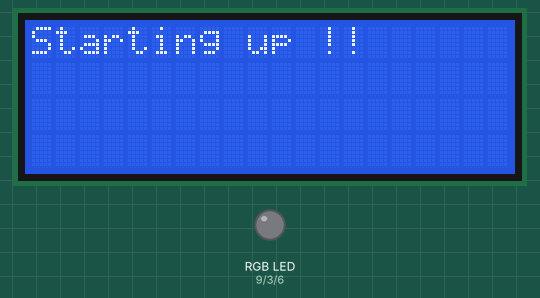
Simulated run of this sketch. Board: Arduino Uno, built with avr-gcc and run on an emulated ATmega328P. On the bench: 20×4 character LCD, an RGB LED mixed from three pins (HIGH = lit). WiFi joins after 1.5 s; servers stay silent unless stated; uploads are accepted with an empty reply.

Above: at 0.1 s.
At 2.9 s:
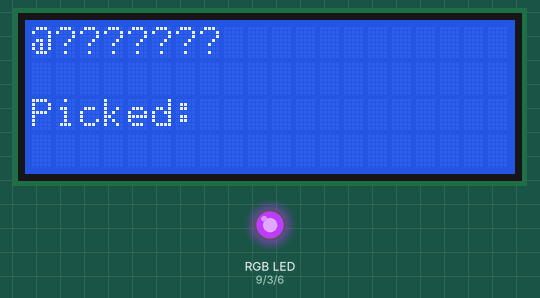
Timing chart, 0 to 4.4 s (numbered marks = the images above):
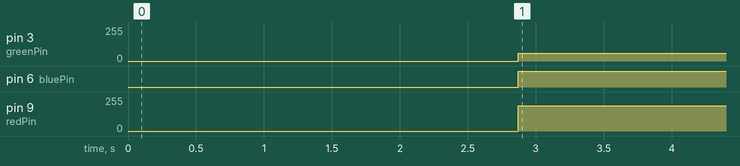

The sketch:

Twitter_LED_LCD.ino
```cpp
#include <SPI.h>
#include <Ethernet.h>
#include <LiquidCrystal.h>

// Enter a MAC address for your controller below.
// Newer Ethernet shields have a MAC address printed on a sticker on the shield
byte mac[] = { 0xDE, 0xAD, 0xBE, 0xEF, 0xFE, 0xED };
// if you don't want to use DNS (and reduce your sketch size)
// use the numeric IP instead of the name for the server:
IPAddress server(74,125,232,128); // numeric IP for Google (no DNS)
//char server[] = "www.google.com";    // name address for Google (using DNS)

// Set the static IP address to use if the DHCP fails to assign
IPAddress ip(192,168,0,177);

// Initialize the Ethernet client library
// with the IP address and port of the server
// that you want to connect to (port 80 is default for HTTP):
EthernetClient client;

boolean startPrinting = false;
int lineCounter = 0;

//Replace the ??? with the Twitter Account you want to use
String name = "@???????";

String rawText ="";
String color;

//Use the onboard GPIO to enable pins A0-A5 for the LCD
LiquidCrystal lcd(14,15, 16, 17, 18, 19);

//Enable LED pins
int redPin = 9;
int greenPin = 3;
int bluePin = 6;

void setup() {

  //Setup LEDS
  pinMode(redPin, OUTPUT);
  pinMode(greenPin, OUTPUT);
  pinMode(bluePin, OUTPUT);


  //Setup LCD for 20x4
  lcd.begin(20, 4);
  lcd.print("Starting up !!");


  // start the Ethernet connection:
  if (Ethernet.begin(mac) == 0) {
    //Serial.println("Failed to configure Ethernet using DHCP");
    // no point in carrying on, so do nothing forevermore:
    // try to congifure using IP address instead of DHCP:
    Ethernet.begin(mac, ip);
  }
  // give the Ethernet shield a second to initialize:
  delay(1000);


  callTwitter();
}

void loop() {

  // if there are incoming bytes available
  // from the server, read them and print them:
  if (client.available())
  {
    char c = client.read();
    if (c == '\n')
    {
       lineCounter+=1;
    }
    if(lineCounter>13)
    {
      startPrinting = true;
    }
    if(startPrinting && lineCounter < 18)
    {
      rawText+=c;
    }
  }

  // if the server's disconnected, stop the client:
  if (!client.connected()) {
    client.stop();


    //Parse and format raw text from Twitter request
    int locations[2];
    locations[0] = rawText.indexOf('\n',0);
    locations[1] = rawText.indexOf('\n',locations[0]+1);

    String str1 = rawText.substring(1,locations[1]-6);
    str1.setCharAt(str1.length()-2, '!');

    if(str1.charAt(0)=='R' && str1.charAt(1)=='T' && str1.charAt(3)=='@') {
      name = str1.substring(3, str1.indexOf(':'));
      color = str1.substring(str1.indexOf(':')+2,str1.indexOf(' ',str1.indexOf(':')+2));
    }

    else {
      if(str1.indexOf(' ') == -1)
        color = str1.substring(0, str1.indexOf('<'));
      else
        color = str1.substring(0, str1.indexOf(' '));

      String tempColor = color;
      tempColor.toUpperCase();

      //call methods to LED and LCD
      displayLCD(name, tempColor);
      changeLED(tempColor);
  }
    //Twitter limits the number of requests, set delay to 10 seconds
    delay(10000);

    callTwitter();
  }
}
void callTwitter()
{

  if (client.connect(server, 80))
  {
     rawText="";
     lineCounter = 0;
     startPrinting = false;

    // Make a HTTP request: Use your server name/address in the host line
    client.println("GET /getTweets.php HTTP/1.0");
    client.println("Host: yourservername.com");
    client.println("Connection: close");
    client.println();
  }

}

//display name of color to LCD
void displayLCD(String name, String color)
{
  lcd.clear();
  lcd.setCursor(0,0);
  lcd.print(name.substring(0,20));
  lcd.setCursor(0,2);
  lcd.print("Picked: "+color.substring(0,12));
}

//change pin values to match requested color
void changeLED(String color)
{
  if(color.equals("RED"))
  {
    analogWrite(redPin, 255);
    analogWrite(greenPin, 0);
    analogWrite(bluePin, 0);
  }

  else if(color.equals("ORANGE"))
  {
    analogWrite(redPin, 248);
    analogWrite(greenPin, 255);
    analogWrite(bluePin, 0);
  }
  else if(color.equals("YELLOW"))
  {
    analogWrite(redPin, 222);
    analogWrite(greenPin, 255);
    analogWrite(bluePin, 0);
  }
  else if(color.equals("GREEN"))
  {
    analogWrite(redPin, 0);
    analogWrite(greenPin, 255);
    analogWrite(bluePin, 0);
  }
  else if(color.equals("BLUE"))
  {
    analogWrite(redPin, 0);
    analogWrite(greenPin, 0);
    analogWrite(bluePin, 255);
  }
  else if(color.equals("PURPLE"))
  {
    analogWrite(redPin, 220);
    analogWrite(greenPin, 0);
    analogWrite(bluePin, 255);
  }
  else
  {
    //White
    analogWrite(redPin, 190);
    analogWrite(greenPin, 60);
    analogWrite(bluePin, 255);
  }
}
```

Measured:
- by itself, pin 3 (greenPin): 0/255 → 60/255 at 2.9 s
- by itself, pin 6 (bluePin): LOW → HIGH at 2.9 s
- by itself, pin 9 (redPin): 0/255 → 190/255 at 2.9 s
